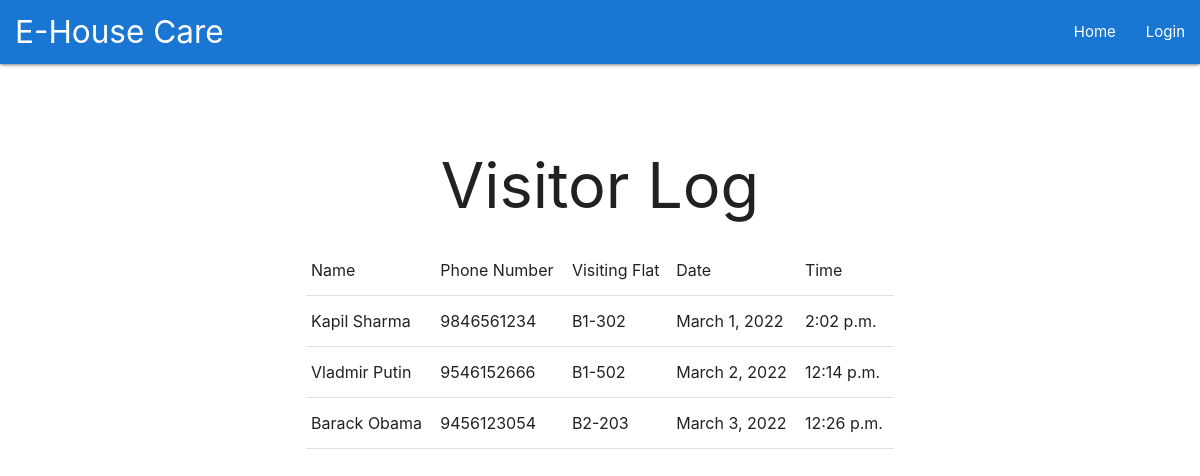
The page /visitor on the database as committed earlier.
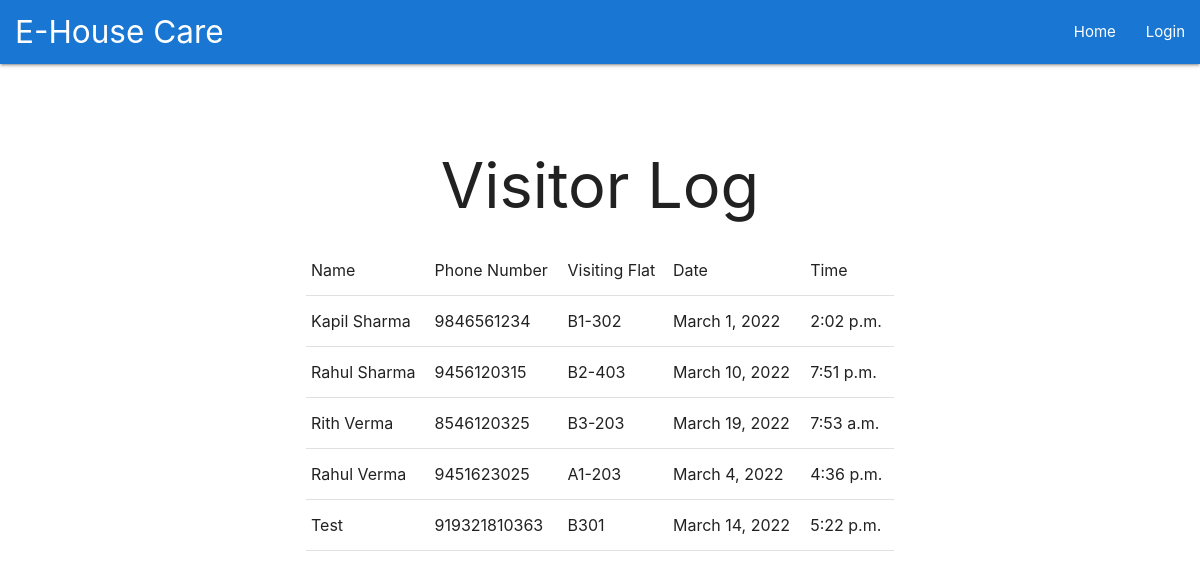
The same page on the database as committed later.
### main/models.py (models this page shows, shortened)
class Visitor(models.Model):
    visitor_name = models.CharField(max_length=100)
    visitor_phone =  models.IntegerField()
    visiting_flat = models.CharField(max_length=100)
    visiting_date = models.DateField(default=datetime.date.today)
    visiting_time = models.TimeField(default=datetime.datetime.now)

### main/views.py (the view)
# urls.py: path('visitor', views.visitor, name='visitor'),
def visitor(request):
    messages.info(request, 'You are viewing the Visitor Log')
    return render(request, "main/visitor.html", context={'visit': Visitor.objects.all})

### main/templates/main/visitor.html
{% extends "main/header.html" %} {% block content %}
<div class="container">
  <h1 style="text-align:center;">Visitor Log</h1>
  <table border=1>
    <tr>
      <td>Name</td>
      <td>Phone Number</td>
      <td>Visiting Flat</td>
      <td>Date</td>
      <td>Time</td>
    </tr>
    {% for v in visit %}
    <tr>
      <td>{{v.visitor_name}}</td>
      <td>{{v.visitor_phone}}</td>
      <td>{{v.visiting_flat}}</td>
      <td>{{v.visiting_date}}</td>
      <td>{{v.visiting_time}}</td>
    </tr>
    {% endfor %}
  </table>
{% endblock %}

### main/templates/main/header.html (shortened to what this page needs)
<head>
    {% load static %}
    <link rel="stylesheet" href="{% static 'tiny/css/prism' %}" />
    <link rel="stylesheet" href="{% static 'main/css/materialize.css' %}" />
</head>
<body>
    {% include 'main/includes/nav.html' %}
    <br /><br />
    <div class="container">{% block content %} {% endblock %}</div>
</body>

### main/templates/main/includes/nav.html (shortened to what this page needs)
<nav>
    <div class="nav-wrapper #1976d2 blue darken-2">
        <a href="/" class="brand-logo">E-House Care</a>
        <ul id="nav-mobile" class="right hide-on-med-and-down">
            <li><a href="/">Home</a></li>
            {% if user.is_authenticated %}
              {% if user.is_staff %}
                <li><a href="/makenotice">Make Notice</a></li>
                <li><a href="/addvisitor">Add Visitors</a></li>
                <li><a href="/visitor">Visitors Log</a></li>
                <li><a href="/noticeboard">Notice Board</a></li>
                <li><a href="/logout">Logout</a></li>
              {% else %}
              <li><a href="/noticeboard">Notice Board</a></li>
              <li><a href="/service">Services</a></li>
              <li><a href="/searchbill">Bills</a></li>
              <li><a href="/complaint">Complaint Box</a></li>
              <li><a href="/staff">Society Staff</a></li>
              <li><a href="/logout">Logout</a></li>
              {% endif %}
            {% else %}
              <li><a href="/login">Login</a></li>
            {% endif %}
        </ul>
    </div>
</nav>

### main/templates/main/includes/nav.html (style rules this page uses)
a.brand-logo { margin-left: 15px; }

Rows that differ between the two databases and show on the page:
removed Visitor: visitor_name "Vladmir Putin", visitor_phone "9546152666", visiting_flat "B1-502", visiting_date "March 2, 2022", visiting_time "12:14 p.m."
removed Visitor: visitor_name "Barack Obama", visitor_phone "9456123054", visiting_flat "B2-203", visiting_date "March 3, 2022", visiting_time "12:26 p.m."
added Visitor: visitor_name "Rahul Sharma", visitor_phone "9456120315", visiting_flat "B2-403", visiting_date "March 10, 2022", visiting_time "7:51 p.m."
added Visitor: visitor_name "Rith Verma", visitor_phone "8546120325", visiting_flat "B3-203", visiting_date "March 19, 2022", visiting_time "7:53 a.m."
added Visitor: visitor_name "Rahul Verma", visitor_phone "9451623025", visiting_flat "A1-203", visiting_date "March 4, 2022", visiting_time "4:36 p.m."
added Visitor: visitor_name "Test", visitor_phone "919321810363", visiting_flat "B301", visiting_date "March 14, 2022", visiting_time "5:22 p.m."
